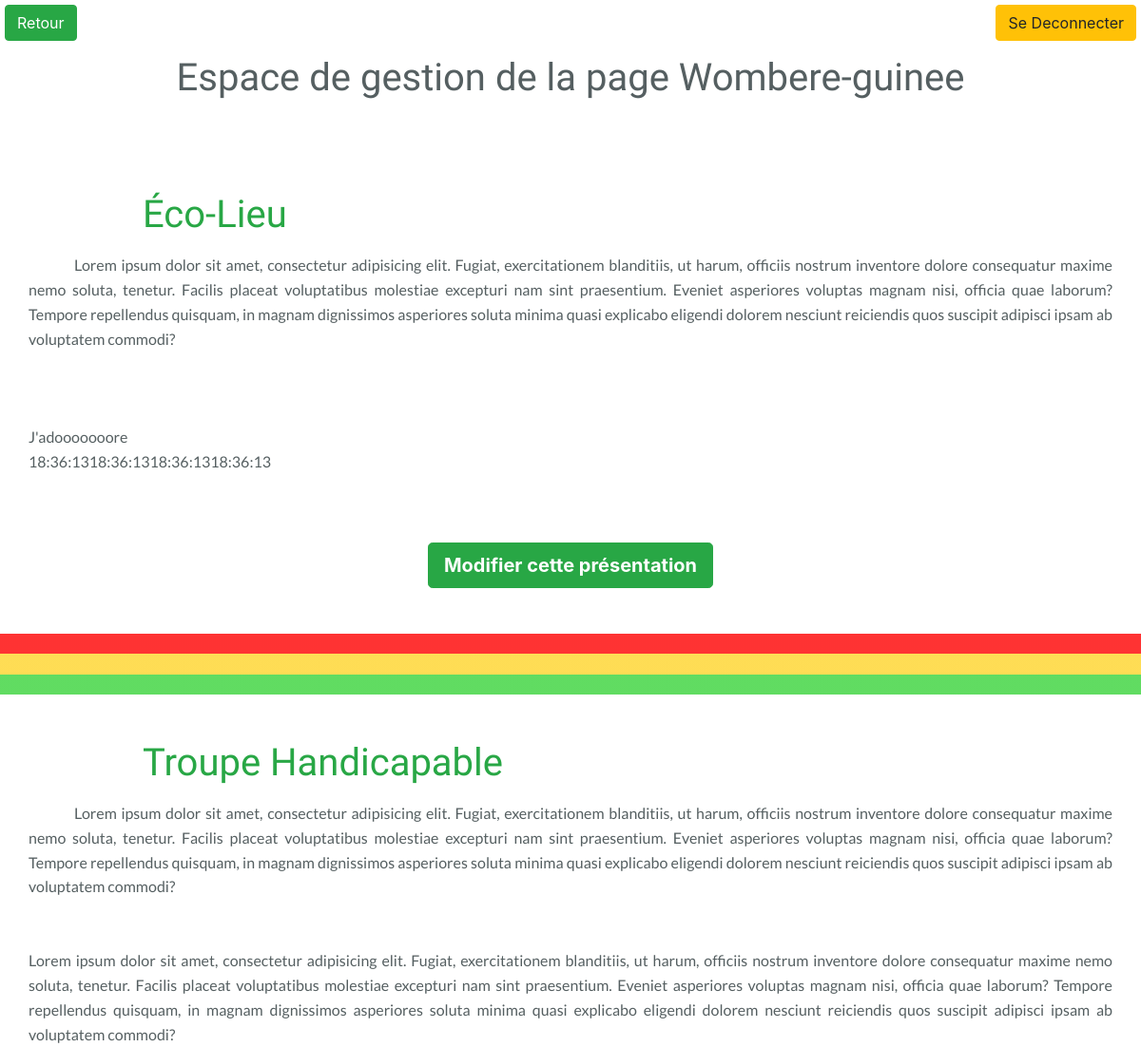
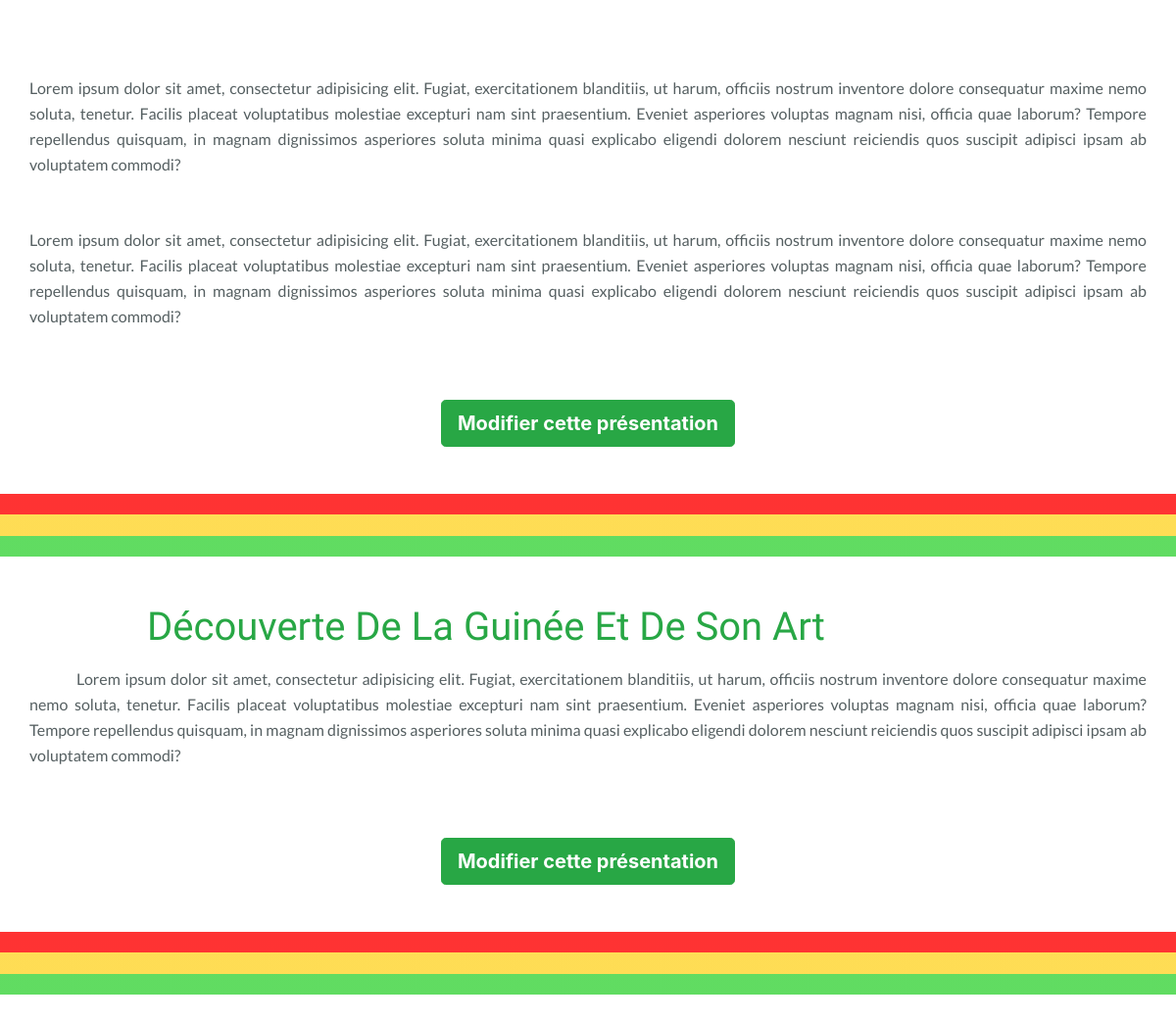
Page /admin/wombere-france-guinee/wombere-france-guinee.php?page=wombere-guinee (signed in) on the committed database (2 pictures, top to bottom).
### tables this page shows
CREATE TABLE IF NOT EXISTS `wb_wombere_france_guinee` (
  `id_section` int(11) NOT NULL AUTO_INCREMENT,
  `titre_section` varchar(255) NOT NULL,
  `contenu_section` longtext NOT NULL,
  `img_section` varchar(255) NOT NULL,
  `page` varchar(255) NOT NULL,
  PRIMARY KEY (`id_section`)
);

### admin/wombere-france-guinee/wombere-france-guinee.php (the view, shortened to what this page needs)
<?php
if ($_SESSION['admin'] === "administrateur" and !empty($_SESSION['login'])){
require '../config/db.php';
$page = $_GET['page'];
$req=$db->prepare("SELECT * FROM wb_wombere_france_guinee WHERE page = :page");
     $req->bindParam('page', $page, PDO::PARAM_STR);
                    $req->execute();
	$sections=$req->fetchAll(PDO::FETCH_OBJ);
}
    ?>
   <!DOCTYPE html>
   <html lang="fr">
   <head>
        <?php
            require_once '../includes/css-head.php';
        ?>
   </head>
   <body>
       <?php
        require_once '../includes/function.php';
       ?>
    <?php
       foreach ($sections as $section){
    ?>
           <section id="<?= $section->id_section;?>" class="my-5">
       <h2 class="h1 text-left w-75 mx-auto text-success text-capitalize mb-3"><?= $section->titre_section  ?></h2>
        <div class="container">
            <div class="section">
                <div class="row">
                  <div>
                    <p class="text-justify"><?= $section->contenu_section ?></p>
                    </div>
                </div>
            </div>
        </div>
    </section>
          <div class="w-100 text-center mt-3">
                                <a href="wombere-france-guinee-modif.php?p=<?= $section->id_section ?>&page=<?= $page ?>" class="btn btn-success btn-lg mt-2 font-weight-bold">
                                    Modifier cette présentation
                                </a>
                                <br>
                            </div>
    <div class="w-100 hr-guinea-flag my-5"></div>
           <?php
       }
            ?>
   </body>
   </html>

### admin/assets/css/style.css (style rules this page uses)
html { font-size: 1rem; }
body { color: #555F61; line-height: 1.61803398875; max-width: 1920px; margin:0 auto; }
h1, h2, h3, h4, h5, h6 { font-family:'Fresca' !important }
span, p, li:not(.nav-item ) { font-family: 'Lato'; }
.hr-guinea-flag { height: 2em }
.hr-guinea-flag { background-image: linear-gradient(to bottom, rgba(254, 0, 0, .8) 0, rgba(254, 0, 0, .8) 33.33%, rgba(254, 212, 42, .8) 33.33%, rgba(254, 212, 42, .8) 66.66%, rgba(57, 211, 58, .8) 66.66%, rgba(57, 211, 58, .8) 100%); height: 4em; }

### rows in the picture
wb_wombere_france_guinee: titre_section "Éco-Lieu", contenu_section "Lorem ipsum dolor sit amet, consectetur adipisicing elit. Fugiat, exercitationem blanditiis, ut harum, officiis nostrum inventore dolore consequatur maxime nemo soluta, tenetur. Facilis placeat voluptatibus molestiae excepturi nam sint praesentium. Eveniet asperiores voluptas magnam nisi, officia quae laborum? Tempore repellendus quisquam, in magnam dignissimos asperiores soluta minima quasi explicabo eligendi dolorem nesciunt reiciendis quos suscipit adipisci ipsam ab voluptatem commodi? J'adooooooore 18:36:1318:36:1318:36:1318:36:13"
wb_wombere_france_guinee: titre_section "Troupe Handicapable", contenu_section "Lorem ipsum dolor sit amet, consectetur adipisicing elit. Fugiat, exercitationem blanditiis, ut harum, officiis nostrum inventore dolore consequatur maxime nemo soluta, tenetur. Facilis placeat voluptatibus molestiae excepturi nam sint praesentium. Eveniet asperiores voluptas magnam nisi, officia quae laborum? Tempore repellendus quisquam, in magnam dignissimos asperiores soluta minima quasi explicabo eligendi dolorem nesciunt reiciendis quos suscipit adipisci ipsam ab voluptatem commodi? Lorem ipsum dolor sit amet, consectetur adipisicing elit. Fugiat, exercitationem blanditiis, ut harum, officiis nostrum inventore dolore consequatur maxime nemo soluta, tenetur. Facilis placeat…"
wb_wombere_france_guinee: titre_section "Découverte De La Guinée Et De Son Art", contenu_section "Lorem ipsum dolor sit amet, consectetur adipisicing elit. Fugiat, exercitationem blanditiis, ut harum, officiis nostrum inventore dolore consequatur maxime nemo soluta, tenetur. Facilis placeat voluptatibus molestiae excepturi nam sint praesentium. Eveniet asperiores voluptas magnam nisi, officia quae laborum? Tempore repellendus quisquam, in magnam dignissimos asperiores soluta minima quasi explicabo eligendi dolorem nesciunt reiciendis quos suscipit adipisci ipsam ab voluptatem commodi?"

### other values in the picture
$nom "Espace de gestion de la page Wombere-guinee"
